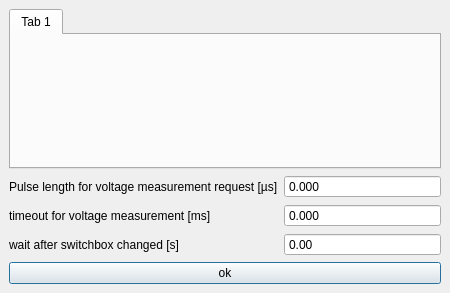
<?xml version="1.0" encoding="UTF-8"?>
<ui version="4.0">
 <class>MainWindow</class>
 <widget class="QMainWindow" name="MainWindow">
  <property name="geometry">
   <rect>
    <x>0</x>
    <y>0</y>
    <width>450</width>
    <height>293</height>
   </rect>
  </property>
  <property name="windowTitle">
   <string>MainWindow</string>
  </property>
  <widget class="QWidget" name="centralwidget">
   <layout class="QVBoxLayout" name="verticalLayout">
    <item>
     <widget class="QTabWidget" name="tabWidget">
      <property name="locale">
       <locale language="English" country="UnitedStates"/>
      </property>
      <property name="currentIndex">
       <number>0</number>
      </property>
      <widget class="QWidget" name="tab_0">
       <attribute name="title">
        <string>Tab 1</string>
       </attribute>
      </widget>
     </widget>
    </item>
    <item>
     <layout class="QFormLayout" name="formLayout_pulse_len_and_timeout">
      <item row="0" column="0">
       <widget class="QLabel" name="label_measVoltPulseLength_mu_s">
        <property name="locale">
         <locale language="English" country="UnitedStates"/>
        </property>
        <property name="text">
         <string>Pulse length for voltage measurement request [µs]</string>
        </property>
       </widget>
      </item>
      <item row="0" column="1">
       <widget class="QDoubleSpinBox" name="doubleSpinBox_measVoltPulseLength_mu_s">
        <property name="locale">
         <locale language="English" country="UnitedStates"/>
        </property>
        <property name="buttonSymbols">
         <enum>QAbstractSpinBox::NoButtons</enum>
        </property>
        <property name="keyboardTracking">
         <bool>false</bool>
        </property>
        <property name="decimals">
         <number>3</number>
        </property>
        <property name="maximum">
         <double>107374182.000000000000000</double>
        </property>
       </widget>
      </item>
      <item row="1" column="1">
       <widget class="QDoubleSpinBox" name="doubleSpinBox_measVoltTimeout_mu_s_set">
        <property name="locale">
         <locale language="English" country="UnitedStates"/>
        </property>
        <property name="buttonSymbols">
         <enum>QAbstractSpinBox::NoButtons</enum>
        </property>
        <property name="keyboardTracking">
         <bool>false</bool>
        </property>
        <property name="decimals">
         <number>3</number>
        </property>
        <property name="maximum">
         <double>42949.000000000000000</double>
        </property>
       </widget>
      </item>
      <item row="1" column="0">
       <widget class="QLabel" name="label_measVoltTimeout_mu_s">
        <property name="locale">
         <locale language="English" country="UnitedStates"/>
        </property>
        <property name="text">
         <string>timeout for voltage measurement [ms]</string>
        </property>
       </widget>
      </item>
      <item row="2" column="0">
       <widget class="QLabel" name="label_wait_after_switchbox">
        <property name="text">
         <string>wait after switchbox changed [s]</string>
        </property>
       </widget>
      </item>
      <item row="2" column="1">
       <widget class="QDoubleSpinBox" name="doubleSpinBox_wait_after_switchbox">
        <property name="locale">
         <locale language="English" country="UnitedStates"/>
        </property>
        <property name="alignment">
         <set>Qt::AlignLeading|Qt::AlignLeft|Qt::AlignVCenter</set>
        </property>
        <property name="buttonSymbols">
         <enum>QAbstractSpinBox::NoButtons</enum>
        </property>
        <property name="keyboardTracking">
         <bool>false</bool>
        </property>
        <property name="maximum">
         <double>10.000000000000000</double>
        </property>
       </widget>
      </item>
     </layout>
    </item>
    <item>
     <widget class="QPushButton" name="pushButton_confirm">
      <property name="locale">
       <locale language="English" country="UnitedStates"/>
      </property>
      <property name="text">
       <string>ok</string>
      </property>
      <property name="autoDefault">
       <bool>true</bool>
      </property>
      <property name="default">
       <bool>true</bool>
      </property>
     </widget>
    </item>
   </layout>
  </widget>
 </widget>
 <resources/>
 <connections/>
</ui>
